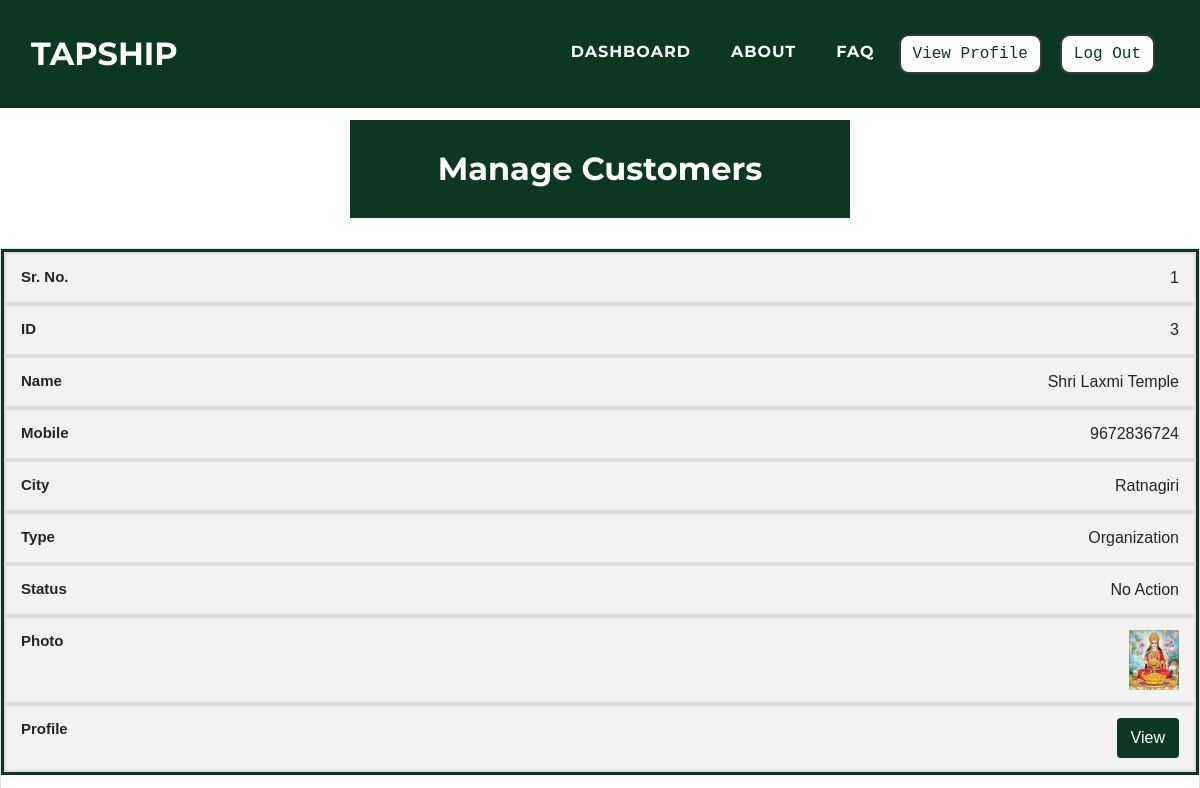
Page /admin/managecustomer.php (signed in, upper part) on the earlier database version.
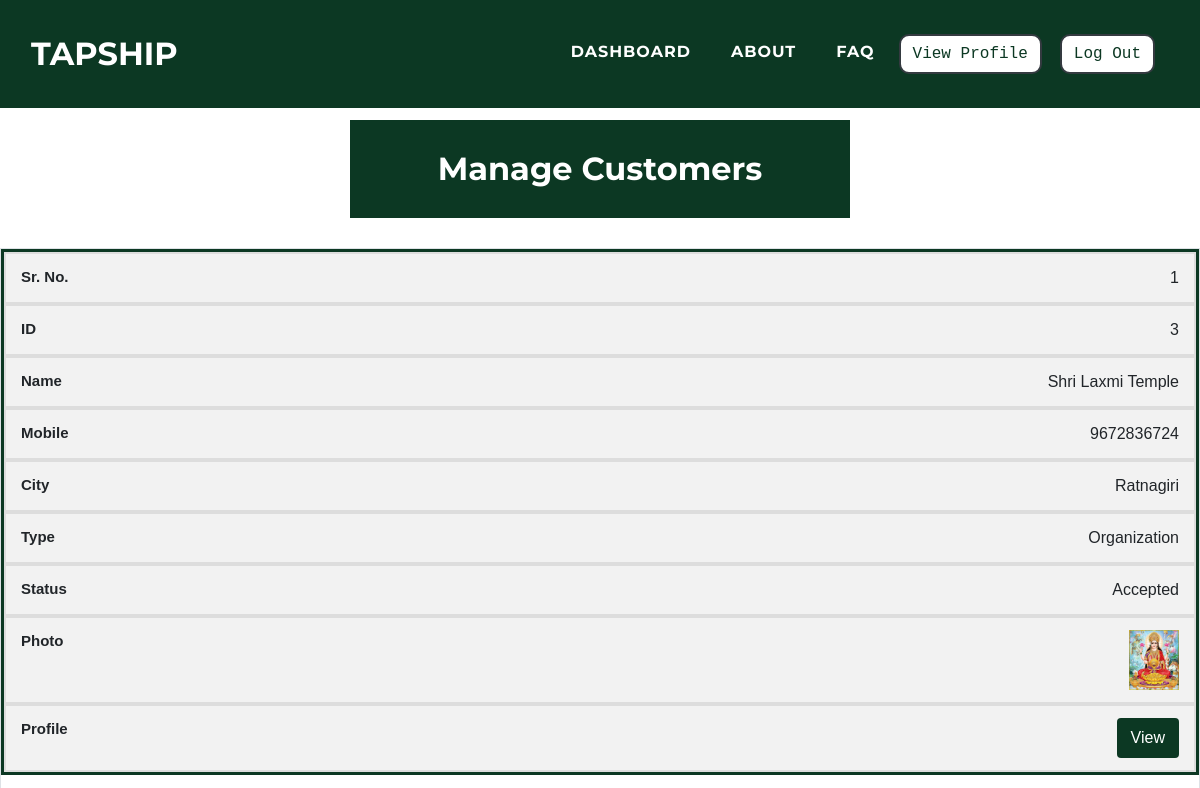
Same page on the later database version.
### tables this page shows
CREATE TABLE `customer` (
  `c_id` int(11) NOT NULL,
  `c_name` varchar(100) NOT NULL,
  `c_mobile` varchar(25) NOT NULL,
  `c_contactname` varchar(50) NOT NULL,
  `c_gender` varchar(25) NOT NULL,
  `c_age` varchar(10) NOT NULL,
  `c_street` varchar(50) NOT NULL,
  `c_city` varchar(25) NOT NULL,
  `c_state` varchar(25) NOT NULL,
  `c_pincode` varchar(10) NOT NULL,
  `c_type` varchar(25) NOT NULL,
  `c_registration` varchar(100) NOT NULL,
  `c_aadhar` varchar(25) NOT NULL,
  `c_aadharpdf` varchar(100) NOT NULL,
  `c_pan` varchar(25) NOT NULL,
  `c_panpdf` varchar(100) NOT NULL,
  `c_photo` varchar(100) NOT NULL,
  `c_password` varchar(25) NOT NULL,
  `c_approve` varchar(100) NOT NULL,
  `c_tsv_otp` varchar(10) NOT NULL,
  `c_tsv_validity` varchar(50) NOT NULL
);

### admin/managecustomer.php (the view, shortened to what the changed rows need)
<!DOCTYPE html>
<html>
<head>
    <link rel="stylesheet" href="../assets/bootstrap/css/bootstrap.min.css">
    <link rel="stylesheet" href="../assets/fonts/font-awesome.min.css">
    <link rel="stylesheet" href="../assets/fonts/ionicons.min.css">
    <link rel="stylesheet" href="../assets/css/Article-List.css">
    <link rel="stylesheet" href="../assets/css/Features-Boxed.css">
    <link rel="stylesheet" href="../assets/css/Footer-Dark.css">
    <link rel="stylesheet" href="../assets/css/Highlight-Blue.css">
    <link rel="stylesheet" href="https://cdnjs.cloudflare.com/ajax/libs/animate.css/3.5.2/animate.min.css">
    <link rel="stylesheet" href="https://cdnjs.cloudflare.com/ajax/libs/aos/2.2.0/aos.css">
    <link rel="stylesheet" href="../assets/css/Login-Form-Clean.css">
    <link rel="stylesheet" href="../assets/css/table-style.css" />
</head>
<body id="page-top">
    <div class="features-boxed">
        <div class="container-fluid" style="background: #ffffff;">
            <div class="intro" style="background: #0c3823;margin-top: 120px;margin-bottom: 30px;">
                <h2 class="text-center" data-aos="fade" style="color: rgb(255,255,255);padding: 30px;margin-bottom: 0px;">Manage Customers</h2>
            </div>
        </div>
    </div>
    <table id="tabledata" class=" table table-striped table-hover table-bordered">
        <?php
        $con = mysqli_connect('localhost', 'root');
        mysqli_select_db($con, 'tapship');
        $q = "select c_id, c_name, c_mobile, c_city, c_type, c_approve, c_photo from customer where c_id!=0 ORDER BY c_id DESC";
        $query = mysqli_query($con, $q);
        $c = 1;
        while ($res = mysqli_fetch_array($query)) {
        ?>
            <tr class="text-center">
                <td data-label="Sr. No."> <?php echo $c;
                                            $c += 1 ?> </td>
                <td data-label="ID"> <?php echo $res['c_id']; ?> </td>
                <td data-label="Name"> <?php echo $res['c_name'];  ?> </td>
                <td data-label="Mobile"> <?php echo $res['c_mobile'];  ?> </td>
                <td data-label="City"> <?php echo $res['c_city'];  ?> </td>
                <td data-label="Type"> <?php echo $res['c_type'];  ?> </td>
                <td data-label="Status"> <?php if ($res['c_approve'] == "1") {
                                                echo "No Action";
                                            } else if ($res['c_approve'] == "2") {
                                                echo " Accepted";
                                            } else if ($res['c_approve'] == "3") {
                                                echo "Review";
                                            } else if ($res['c_approve'] == "4") {
                                                echo "Rejected";
                                            } else if ($res['c_approve'] == "5") {
                                                echo "Resubmitted";
                                            }  ?> </td>
                <td data-label="Photo"> <img src="../customers/<?php echo $res['c_photo'];  ?>" width="50" height="60"> </td>
                <td data-label="Profile"> <button class="btn" style="background-color:#0c3823;"> <a href="customerprofile.php?c_mobile=<?php echo $res['c_mobile']; ?>" class="text-white"> View </a> </button> </td>
            </tr>
        <?php
        }
        ?>
    </table>
</body>
</html>

Differences in the rows shown:
changed customer "Shri Laxmi Temple": c_approve "No Action" → "Accepted"
